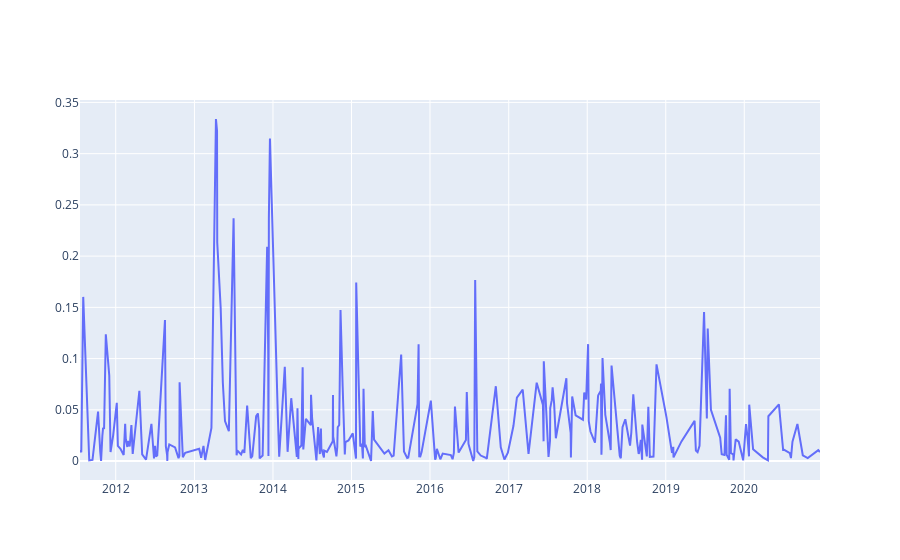

This figure's notebook cell:
### Code cell
import plotly.graph_objects as go

# show perecentages of wrong predictions over time
fig = go.Figure(data=go.Scatter(x=dfwrongs.abs().index, y=dfwrongs.abs().percentage_daily_return.values))
fig.show()

### Figure 1 — Plotly figure (JSON) as saved in the notebook; plotly's stock layout.template omitted (floating-point values rounded to 4 significant figures; data arrays with more than 128 entries replaced by an {"elided": "..."} marker saying what was removed)
{"data": [{"type": "scatter", "x": {"elided": "281 str values"}, "y": {"elided": "281 float values"}}], "layout": {}}
